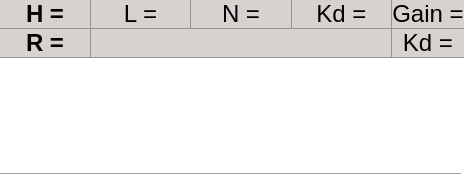
<?xml version="1.0" encoding="UTF-8"?>
<ui version="4.0">
 <class>AScanPage</class>
 <widget class="QWidget" name="AScanPage">
  <property name="geometry">
   <rect>
    <x>0</x>
    <y>0</y>
    <width>426</width>
    <height>176</height>
   </rect>
  </property>
  <property name="sizePolicy">
   <sizepolicy hsizetype="Expanding" vsizetype="Expanding">
    <horstretch>0</horstretch>
    <verstretch>0</verstretch>
   </sizepolicy>
  </property>
  <property name="palette">
   <palette>
    <active>
     <colorrole role="Base">
      <brush brushstyle="SolidPattern">
       <color alpha="255">
        <red>255</red>
        <green>255</green>
        <blue>255</blue>
       </color>
      </brush>
     </colorrole>
     <colorrole role="Window">
      <brush brushstyle="SolidPattern">
       <color alpha="255">
        <red>255</red>
        <green>255</green>
        <blue>255</blue>
       </color>
      </brush>
     </colorrole>
    </active>
    <inactive>
     <colorrole role="Base">
      <brush brushstyle="SolidPattern">
       <color alpha="255">
        <red>255</red>
        <green>255</green>
        <blue>255</blue>
       </color>
      </brush>
     </colorrole>
     <colorrole role="Window">
      <brush brushstyle="SolidPattern">
       <color alpha="255">
        <red>255</red>
        <green>255</green>
        <blue>255</blue>
       </color>
      </brush>
     </colorrole>
    </inactive>
    <disabled>
     <colorrole role="Base">
      <brush brushstyle="SolidPattern">
       <color alpha="255">
        <red>255</red>
        <green>255</green>
        <blue>255</blue>
       </color>
      </brush>
     </colorrole>
     <colorrole role="Window">
      <brush brushstyle="SolidPattern">
       <color alpha="255">
        <red>255</red>
        <green>255</green>
        <blue>255</blue>
       </color>
      </brush>
     </colorrole>
    </disabled>
   </palette>
  </property>
  <property name="windowTitle">
   <string>AScanPage</string>
  </property>
  <property name="autoFillBackground">
   <bool>true</bool>
  </property>
  <layout class="QVBoxLayout" name="verticalLayout_5">
   <property name="spacing">
    <number>0</number>
   </property>
   <property name="leftMargin">
    <number>0</number>
   </property>
   <property name="topMargin">
    <number>0</number>
   </property>
   <property name="rightMargin">
    <number>0</number>
   </property>
   <property name="bottomMargin">
    <number>0</number>
   </property>
   <item>
    <widget class="QWidget" name="widget" native="true">
     <property name="minimumSize">
      <size>
       <width>0</width>
       <height>0</height>
      </size>
     </property>
     <property name="palette">
      <palette>
       <active>
        <colorrole role="Base">
         <brush brushstyle="SolidPattern">
          <color alpha="255">
           <red>255</red>
           <green>255</green>
           <blue>255</blue>
          </color>
         </brush>
        </colorrole>
        <colorrole role="Window">
         <brush brushstyle="SolidPattern">
          <color alpha="255">
           <red>149</red>
           <green>147</green>
           <blue>145</blue>
          </color>
         </brush>
        </colorrole>
       </active>
       <inactive>
        <colorrole role="Base">
         <brush brushstyle="SolidPattern">
          <color alpha="255">
           <red>255</red>
           <green>255</green>
           <blue>255</blue>
          </color>
         </brush>
        </colorrole>
        <colorrole role="Window">
         <brush brushstyle="SolidPattern">
          <color alpha="255">
           <red>149</red>
           <green>147</green>
           <blue>145</blue>
          </color>
         </brush>
        </colorrole>
       </inactive>
       <disabled>
        <colorrole role="Base">
         <brush brushstyle="SolidPattern">
          <color alpha="255">
           <red>149</red>
           <green>147</green>
           <blue>145</blue>
          </color>
         </brush>
        </colorrole>
        <colorrole role="Window">
         <brush brushstyle="SolidPattern">
          <color alpha="255">
           <red>149</red>
           <green>147</green>
           <blue>145</blue>
          </color>
         </brush>
        </colorrole>
       </disabled>
      </palette>
     </property>
     <property name="autoFillBackground">
      <bool>true</bool>
     </property>
     <layout class="QHBoxLayout" name="horizontalLayout">
      <property name="spacing">
       <number>1</number>
      </property>
      <property name="leftMargin">
       <number>0</number>
      </property>
      <property name="topMargin">
       <number>0</number>
      </property>
      <property name="rightMargin">
       <number>0</number>
      </property>
      <property name="bottomMargin">
       <number>1</number>
      </property>
      <item>
       <layout class="QVBoxLayout" name="verticalLayout_3" stretch="0,0">
        <property name="spacing">
         <number>1</number>
        </property>
        <item>
         <widget class="QLabel" name="hLabel">
          <property name="sizePolicy">
           <sizepolicy hsizetype="Ignored" vsizetype="Preferred">
            <horstretch>0</horstretch>
            <verstretch>0</verstretch>
           </sizepolicy>
          </property>
          <property name="minimumSize">
           <size>
            <width>90</width>
            <height>0</height>
           </size>
          </property>
          <property name="palette">
           <palette>
            <active>
             <colorrole role="Base">
              <brush brushstyle="SolidPattern">
               <color alpha="255">
                <red>255</red>
                <green>255</green>
                <blue>255</blue>
               </color>
              </brush>
             </colorrole>
             <colorrole role="Window">
              <brush brushstyle="SolidPattern">
               <color alpha="255">
                <red>214</red>
                <green>210</green>
                <blue>208</blue>
               </color>
              </brush>
             </colorrole>
            </active>
            <inactive>
             <colorrole role="Base">
              <brush brushstyle="SolidPattern">
               <color alpha="255">
                <red>255</red>
                <green>255</green>
                <blue>255</blue>
               </color>
              </brush>
             </colorrole>
             <colorrole role="Window">
              <brush brushstyle="SolidPattern">
               <color alpha="255">
                <red>214</red>
                <green>210</green>
                <blue>208</blue>
               </color>
              </brush>
             </colorrole>
            </inactive>
            <disabled>
             <colorrole role="Base">
              <brush brushstyle="SolidPattern">
               <color alpha="255">
                <red>214</red>
                <green>210</green>
                <blue>208</blue>
               </color>
              </brush>
             </colorrole>
             <colorrole role="Window">
              <brush brushstyle="SolidPattern">
               <color alpha="255">
                <red>214</red>
                <green>210</green>
                <blue>208</blue>
               </color>
              </brush>
             </colorrole>
            </disabled>
           </palette>
          </property>
          <property name="font">
           <font>
            <pointsize>18</pointsize>
            <weight>75</weight>
            <bold>true</bold>
           </font>
          </property>
          <property name="autoFillBackground">
           <bool>true</bool>
          </property>
          <property name="text">
           <string>H =</string>
          </property>
          <property name="alignment">
           <set>Qt::AlignCenter</set>
          </property>
         </widget>
        </item>
        <item>
         <widget class="QLabel" name="rLabel">
          <property name="sizePolicy">
           <sizepolicy hsizetype="Ignored" vsizetype="Preferred">
            <horstretch>0</horstretch>
            <verstretch>0</verstretch>
           </sizepolicy>
          </property>
          <property name="minimumSize">
           <size>
            <width>90</width>
            <height>0</height>
           </size>
          </property>
          <property name="palette">
           <palette>
            <active>
             <colorrole role="Base">
              <brush brushstyle="SolidPattern">
               <color alpha="255">
                <red>255</red>
                <green>255</green>
                <blue>255</blue>
               </color>
              </brush>
             </colorrole>
             <colorrole role="Window">
              <brush brushstyle="SolidPattern">
               <color alpha="255">
                <red>214</red>
                <green>210</green>
                <blue>208</blue>
               </color>
              </brush>
             </colorrole>
            </active>
            <inactive>
             <colorrole role="Base">
              <brush brushstyle="SolidPattern">
               <color alpha="255">
                <red>255</red>
                <green>255</green>
                <blue>255</blue>
               </color>
              </brush>
             </colorrole>
             <colorrole role="Window">
              <brush brushstyle="SolidPattern">
               <color alpha="255">
                <red>214</red>
                <green>210</green>
                <blue>208</blue>
               </color>
              </brush>
             </colorrole>
            </inactive>
            <disabled>
             <colorrole role="Base">
              <brush brushstyle="SolidPattern">
               <color alpha="255">
                <red>214</red>
                <green>210</green>
                <blue>208</blue>
               </color>
              </brush>
             </colorrole>
             <colorrole role="Window">
              <brush brushstyle="SolidPattern">
               <color alpha="255">
                <red>214</red>
                <green>210</green>
                <blue>208</blue>
               </color>
              </brush>
             </colorrole>
            </disabled>
           </palette>
          </property>
          <property name="font">
           <font>
            <pointsize>18</pointsize>
            <weight>75</weight>
            <bold>true</bold>
           </font>
          </property>
          <property name="autoFillBackground">
           <bool>true</bool>
          </property>
          <property name="text">
           <string>R =</string>
          </property>
          <property name="alignment">
           <set>Qt::AlignCenter</set>
          </property>
         </widget>
        </item>
       </layout>
      </item>
      <item>
       <layout class="QVBoxLayout" name="verticalLayout_4">
        <property name="spacing">
         <number>0</number>
        </property>
        <item>
         <layout class="QHBoxLayout" name="horizontalLayout_3">
          <property name="spacing">
           <number>1</number>
          </property>
          <property name="topMargin">
           <number>0</number>
          </property>
          <property name="bottomMargin">
           <number>1</number>
          </property>
          <item>
           <widget class="QLabel" name="lLabel">
            <property name="sizePolicy">
             <sizepolicy hsizetype="Expanding" vsizetype="Preferred">
              <horstretch>0</horstretch>
              <verstretch>0</verstretch>
             </sizepolicy>
            </property>
            <property name="palette">
             <palette>
              <active>
               <colorrole role="Base">
                <brush brushstyle="SolidPattern">
                 <color alpha="255">
                  <red>255</red>
                  <green>255</green>
                  <blue>255</blue>
                 </color>
                </brush>
               </colorrole>
               <colorrole role="Window">
                <brush brushstyle="SolidPattern">
                 <color alpha="255">
                  <red>214</red>
                  <green>210</green>
                  <blue>208</blue>
                 </color>
                </brush>
               </colorrole>
              </active>
              <inactive>
               <colorrole role="Base">
                <brush brushstyle="SolidPattern">
                 <color alpha="255">
                  <red>255</red>
                  <green>255</green>
                  <blue>255</blue>
                 </color>
                </brush>
               </colorrole>
               <colorrole role="Window">
                <brush brushstyle="SolidPattern">
                 <color alpha="255">
                  <red>214</red>
                  <green>210</green>
                  <blue>208</blue>
                 </color>
                </brush>
               </colorrole>
              </inactive>
              <disabled>
               <colorrole role="Base">
                <brush brushstyle="SolidPattern">
                 <color alpha="255">
                  <red>214</red>
                  <green>210</green>
                  <blue>208</blue>
                 </color>
                </brush>
               </colorrole>
               <colorrole role="Window">
                <brush brushstyle="SolidPattern">
                 <color alpha="255">
                  <red>214</red>
                  <green>210</green>
                  <blue>208</blue>
                 </color>
                </brush>
               </colorrole>
              </disabled>
             </palette>
            </property>
            <property name="font">
             <font>
              <pointsize>18</pointsize>
              <weight>50</weight>
              <bold>false</bold>
             </font>
            </property>
            <property name="autoFillBackground">
             <bool>true</bool>
            </property>
            <property name="frameShadow">
             <enum>QFrame::Plain</enum>
            </property>
            <property name="text">
             <string>L =</string>
            </property>
            <property name="alignment">
             <set>Qt::AlignCenter</set>
            </property>
           </widget>
          </item>
          <item>
           <widget class="QLabel" name="nLabel">
            <property name="sizePolicy">
             <sizepolicy hsizetype="Expanding" vsizetype="Preferred">
              <horstretch>0</horstretch>
              <verstretch>0</verstretch>
             </sizepolicy>
            </property>
            <property name="palette">
             <palette>
              <active>
               <colorrole role="Base">
                <brush brushstyle="SolidPattern">
                 <color alpha="255">
                  <red>255</red>
                  <green>255</green>
                  <blue>255</blue>
                 </color>
                </brush>
               </colorrole>
               <colorrole role="Window">
                <brush brushstyle="SolidPattern">
                 <color alpha="255">
                  <red>214</red>
                  <green>210</green>
                  <blue>208</blue>
                 </color>
                </brush>
               </colorrole>
              </active>
              <inactive>
               <colorrole role="Base">
                <brush brushstyle="SolidPattern">
                 <color alpha="255">
                  <red>255</red>
                  <green>255</green>
                  <blue>255</blue>
                 </color>
                </brush>
               </colorrole>
               <colorrole role="Window">
                <brush brushstyle="SolidPattern">
                 <color alpha="255">
                  <red>214</red>
                  <green>210</green>
                  <blue>208</blue>
                 </color>
                </brush>
               </colorrole>
              </inactive>
              <disabled>
               <colorrole role="Base">
                <brush brushstyle="SolidPattern">
                 <color alpha="255">
                  <red>214</red>
                  <green>210</green>
                  <blue>208</blue>
                 </color>
                </brush>
               </colorrole>
               <colorrole role="Window">
                <brush brushstyle="SolidPattern">
                 <color alpha="255">
                  <red>214</red>
                  <green>210</green>
                  <blue>208</blue>
                 </color>
                </brush>
               </colorrole>
              </disabled>
             </palette>
            </property>
            <property name="font">
             <font>
              <pointsize>18</pointsize>
              <weight>50</weight>
              <bold>false</bold>
             </font>
            </property>
            <property name="autoFillBackground">
             <bool>true</bool>
            </property>
            <property name="frameShadow">
             <enum>QFrame::Plain</enum>
            </property>
            <property name="text">
             <string>N =</string>
            </property>
            <property name="alignment">
             <set>Qt::AlignCenter</set>
            </property>
           </widget>
          </item>
          <item>
           <widget class="QLabel" name="kdLabel">
            <property name="sizePolicy">
             <sizepolicy hsizetype="Expanding" vsizetype="Preferred">
              <horstretch>0</horstretch>
              <verstretch>0</verstretch>
             </sizepolicy>
            </property>
            <property name="palette">
             <palette>
              <active>
               <colorrole role="Base">
                <brush brushstyle="SolidPattern">
                 <color alpha="255">
                  <red>255</red>
                  <green>255</green>
                  <blue>255</blue>
                 </color>
                </brush>
               </colorrole>
               <colorrole role="Window">
                <brush brushstyle="SolidPattern">
                 <color alpha="255">
                  <red>214</red>
                  <green>210</green>
                  <blue>208</blue>
                 </color>
                </brush>
               </colorrole>
              </active>
              <inactive>
               <colorrole role="Base">
                <brush brushstyle="SolidPattern">
                 <color alpha="255">
                  <red>255</red>
                  <green>255</green>
                  <blue>255</blue>
                 </color>
                </brush>
               </colorrole>
               <colorrole role="Window">
                <brush brushstyle="SolidPattern">
                 <color alpha="255">
                  <red>214</red>
                  <green>210</green>
                  <blue>208</blue>
                 </color>
                </brush>
               </colorrole>
              </inactive>
              <disabled>
               <colorrole role="Base">
                <brush brushstyle="SolidPattern">
                 <color alpha="255">
                  <red>214</red>
                  <green>210</green>
                  <blue>208</blue>
                 </color>
                </brush>
               </colorrole>
               <colorrole role="Window">
                <brush brushstyle="SolidPattern">
                 <color alpha="255">
                  <red>214</red>
                  <green>210</green>
                  <blue>208</blue>
                 </color>
                </brush>
               </colorrole>
              </disabled>
             </palette>
            </property>
            <property name="font">
             <font>
              <pointsize>18</pointsize>
              <weight>50</weight>
              <bold>false</bold>
             </font>
            </property>
            <property name="autoFillBackground">
             <bool>true</bool>
            </property>
            <property name="frameShadow">
             <enum>QFrame::Plain</enum>
            </property>
            <property name="text">
             <string>Kd =</string>
            </property>
            <property name="alignment">
             <set>Qt::AlignCenter</set>
            </property>
           </widget>
          </item>
         </layout>
        </item>
        <item>
         <layout class="QHBoxLayout" name="horizontalLayout_2" stretch="2">
          <property name="spacing">
           <number>1</number>
          </property>
          <item>
           <widget class="QLabel" name="modeLabel">
            <property name="sizePolicy">
             <sizepolicy hsizetype="Expanding" vsizetype="Preferred">
              <horstretch>0</horstretch>
              <verstretch>0</verstretch>
             </sizepolicy>
            </property>
            <property name="minimumSize">
             <size>
              <width>300</width>
              <height>0</height>
             </size>
            </property>
            <property name="palette">
             <palette>
              <active>
               <colorrole role="Base">
                <brush brushstyle="SolidPattern">
                 <color alpha="255">
                  <red>255</red>
                  <green>255</green>
                  <blue>255</blue>
                 </color>
                </brush>
               </colorrole>
               <colorrole role="Window">
                <brush brushstyle="SolidPattern">
                 <color alpha="255">
                  <red>214</red>
                  <green>210</green>
                  <blue>208</blue>
                 </color>
                </brush>
               </colorrole>
              </active>
              <inactive>
               <colorrole role="Base">
                <brush brushstyle="SolidPattern">
                 <color alpha="255">
                  <red>255</red>
                  <green>255</green>
                  <blue>255</blue>
                 </color>
                </brush>
               </colorrole>
               <colorrole role="Window">
                <brush brushstyle="SolidPattern">
                 <color alpha="255">
                  <red>214</red>
                  <green>210</green>
                  <blue>208</blue>
                 </color>
                </brush>
               </colorrole>
              </inactive>
              <disabled>
               <colorrole role="Base">
                <brush brushstyle="SolidPattern">
                 <color alpha="255">
                  <red>214</red>
                  <green>210</green>
                  <blue>208</blue>
                 </color>
                </brush>
               </colorrole>
               <colorrole role="Window">
                <brush brushstyle="SolidPattern">
                 <color alpha="255">
                  <red>214</red>
                  <green>210</green>
                  <blue>208</blue>
                 </color>
                </brush>
               </colorrole>
              </disabled>
             </palette>
            </property>
            <property name="font">
             <font>
              <pointsize>12</pointsize>
              <weight>50</weight>
              <bold>false</bold>
             </font>
            </property>
            <property name="autoFillBackground">
             <bool>true</bool>
            </property>
            <property name="frameShadow">
             <enum>QFrame::Plain</enum>
            </property>
            <property name="text">
             <string/>
            </property>
            <property name="alignment">
             <set>Qt::AlignCenter</set>
            </property>
           </widget>
          </item>
         </layout>
        </item>
       </layout>
      </item>
      <item>
       <layout class="QVBoxLayout" name="verticalLayout_2">
        <property name="spacing">
         <number>1</number>
        </property>
        <item>
         <widget class="QLabel" name="gainLabel">
          <property name="sizePolicy">
           <sizepolicy hsizetype="Expanding" vsizetype="Preferred">
            <horstretch>0</horstretch>
            <verstretch>0</verstretch>
           </sizepolicy>
          </property>
          <property name="palette">
           <palette>
            <active>
             <colorrole role="Base">
              <brush brushstyle="SolidPattern">
               <color alpha="255">
                <red>255</red>
                <green>255</green>
                <blue>255</blue>
               </color>
              </brush>
             </colorrole>
             <colorrole role="Window">
              <brush brushstyle="SolidPattern">
               <color alpha="255">
                <red>214</red>
                <green>210</green>
                <blue>208</blue>
               </color>
              </brush>
             </colorrole>
            </active>
            <inactive>
             <colorrole role="Base">
              <brush brushstyle="SolidPattern">
               <color alpha="255">
                <red>255</red>
                <green>255</green>
                <blue>255</blue>
               </color>
              </brush>
             </colorrole>
             <colorrole role="Window">
              <brush brushstyle="SolidPattern">
               <color alpha="255">
                <red>214</red>
                <green>210</green>
                <blue>208</blue>
               </color>
              </brush>
             </colorrole>
            </inactive>
            <disabled>
             <colorrole role="Base">
              <brush brushstyle="SolidPattern">
               <color alpha="255">
                <red>214</red>
                <green>210</green>
                <blue>208</blue>
               </color>
              </brush>
             </colorrole>
             <colorrole role="Window">
              <brush brushstyle="SolidPattern">
               <color alpha="255">
                <red>214</red>
                <green>210</green>
                <blue>208</blue>
               </color>
              </brush>
             </colorrole>
            </disabled>
           </palette>
          </property>
          <property name="font">
           <font>
            <pointsize>18</pointsize>
            <weight>50</weight>
            <bold>false</bold>
           </font>
          </property>
          <property name="autoFillBackground">
           <bool>true</bool>
          </property>
          <property name="frameShadow">
           <enum>QFrame::Plain</enum>
          </property>
          <property name="text">
           <string>Gain =</string>
          </property>
          <property name="alignment">
           <set>Qt::AlignCenter</set>
          </property>
          <property name="margin">
           <number>2</number>
          </property>
         </widget>
        </item>
        <item>
         <widget class="QLabel" name="gainBaseLabel">
          <property name="sizePolicy">
           <sizepolicy hsizetype="Expanding" vsizetype="Preferred">
            <horstretch>0</horstretch>
            <verstretch>0</verstretch>
           </sizepolicy>
          </property>
          <property name="palette">
           <palette>
            <active>
             <colorrole role="Base">
              <brush brushstyle="SolidPattern">
               <color alpha="255">
                <red>255</red>
                <green>255</green>
                <blue>255</blue>
               </color>
              </brush>
             </colorrole>
             <colorrole role="Window">
              <brush brushstyle="SolidPattern">
               <color alpha="255">
                <red>214</red>
                <green>210</green>
                <blue>208</blue>
               </color>
              </brush>
             </colorrole>
            </active>
            <inactive>
             <colorrole role="Base">
              <brush brushstyle="SolidPattern">
               <color alpha="255">
                <red>255</red>
                <green>255</green>
                <blue>255</blue>
               </color>
              </brush>
             </colorrole>
             <colorrole role="Window">
              <brush brushstyle="SolidPattern">
               <color alpha="255">
                <red>214</red>
                <green>210</green>
                <blue>208</blue>
               </color>
              </brush>
             </colorrole>
            </inactive>
            <disabled>
             <colorrole role="Base">
              <brush brushstyle="SolidPattern">
               <color alpha="255">
                <red>214</red>
                <green>210</green>
                <blue>208</blue>
               </color>
              </brush>
             </colorrole>
             <colorrole role="Window">
              <brush brushstyle="SolidPattern">
               <color alpha="255">
                <red>214</red>
                <green>210</green>
                <blue>208</blue>
               </color>
              </brush>
             </colorrole>
            </disabled>
           </palette>
          </property>
          <property name="font">
           <font>
            <pointsize>18</pointsize>
            <weight>50</weight>
            <bold>false</bold>
           </font>
          </property>
          <property name="autoFillBackground">
           <bool>true</bool>
          </property>
          <property name="frameShadow">
           <enum>QFrame::Plain</enum>
          </property>
          <property name="text">
           <string>Kd =</string>
          </property>
          <property name="alignment">
           <set>Qt::AlignCenter</set>
          </property>
         </widget>
        </item>
       </layout>
      </item>
     </layout>
    </widget>
   </item>
   <item>
    <layout class="QHBoxLayout" name="horizontalLayout_4">
     <property name="spacing">
      <number>0</number>
     </property>
     <property name="topMargin">
      <number>0</number>
     </property>
     <item>
      <layout class="QVBoxLayout" name="verticalLayout" stretch="2,1,0">
       <property name="spacing">
        <number>0</number>
       </property>
       <item>
        <widget class="AScanPlot" name="aScanPlot" native="true">
         <property name="palette">
          <palette>
           <active>
            <colorrole role="Base">
             <brush brushstyle="SolidPattern">
              <color alpha="255">
               <red>255</red>
               <green>255</green>
               <blue>255</blue>
              </color>
             </brush>
            </colorrole>
            <colorrole role="Window">
             <brush brushstyle="SolidPattern">
              <color alpha="255">
               <red>182</red>
               <green>179</green>
               <blue>177</blue>
              </color>
             </brush>
            </colorrole>
           </active>
           <inactive>
            <colorrole role="Base">
             <brush brushstyle="SolidPattern">
              <color alpha="255">
               <red>255</red>
               <green>255</green>
               <blue>255</blue>
              </color>
             </brush>
            </colorrole>
            <colorrole role="Window">
             <brush brushstyle="SolidPattern">
              <color alpha="255">
               <red>182</red>
               <green>179</green>
               <blue>177</blue>
              </color>
             </brush>
            </colorrole>
           </inactive>
           <disabled>
            <colorrole role="Base">
             <brush brushstyle="SolidPattern">
              <color alpha="255">
               <red>182</red>
               <green>179</green>
               <blue>177</blue>
              </color>
             </brush>
            </colorrole>
            <colorrole role="Window">
             <brush brushstyle="SolidPattern">
              <color alpha="255">
               <red>182</red>
               <green>179</green>
               <blue>177</blue>
              </color>
             </brush>
            </colorrole>
           </disabled>
          </palette>
         </property>
        </widget>
       </item>
       <item>
        <widget class="BScanTape" name="bScanTape" native="true">
         <property name="sizePolicy">
          <sizepolicy hsizetype="Expanding" vsizetype="Preferred">
           <horstretch>0</horstretch>
           <verstretch>0</verstretch>
          </sizepolicy>
         </property>
        </widget>
       </item>
       <item>
        <widget class="Line" name="line">
         <property name="orientation">
          <enum>Qt::Horizontal</enum>
         </property>
        </widget>
       </item>
      </layout>
     </item>
     <item>
      <layout class="QVBoxLayout" name="controlAreaVerticalLayout">
       <property name="spacing">
        <number>0</number>
       </property>
       <property name="leftMargin">
        <number>0</number>
       </property>
       <property name="topMargin">
        <number>3</number>
       </property>
       <property name="rightMargin">
        <number>3</number>
       </property>
       <property name="bottomMargin">
        <number>3</number>
       </property>
       <item>
        <widget class="ControlsArea" name="controlsArea" native="true">
         <property name="sizePolicy">
          <sizepolicy hsizetype="Minimum" vsizetype="Preferred">
           <horstretch>0</horstretch>
           <verstretch>0</verstretch>
          </sizepolicy>
         </property>
         <property name="minimumSize">
          <size>
           <width>0</width>
           <height>0</height>
          </size>
         </property>
        </widget>
       </item>
      </layout>
     </item>
    </layout>
   </item>
  </layout>
 </widget>
 <customwidgets>
  <customwidget>
   <class>ControlsArea</class>
   <extends>QWidget</extends>
   <header>controlsarea.h</header>
   <container>1</container>
  </customwidget>
  <customwidget>
   <class>BScanTape</class>
   <extends>QWidget</extends>
   <header>bscantape.h</header>
   <container>1</container>
  </customwidget>
  <customwidget>
   <class>AScanPlot</class>
   <extends>QWidget</extends>
   <header>ascanplot.h</header>
   <container>1</container>
  </customwidget>
 </customwidgets>
 <resources/>
 <connections/>
</ui>
